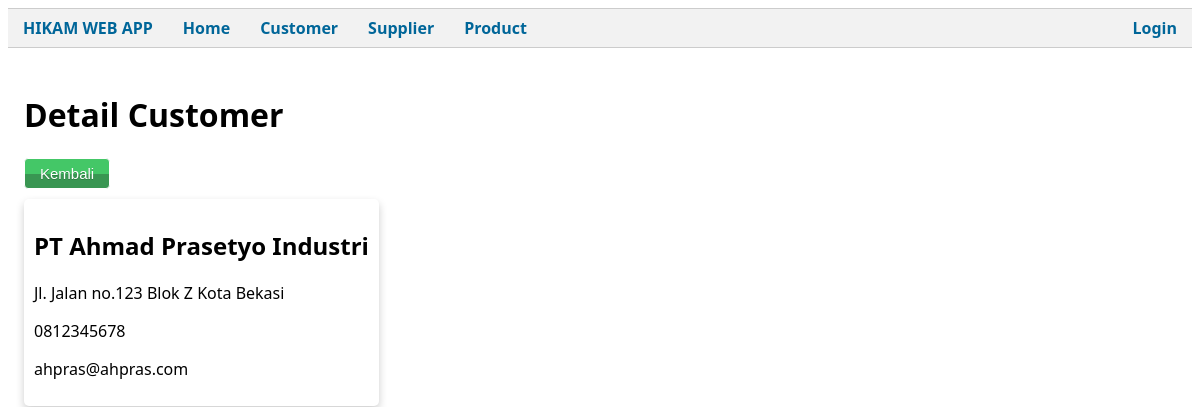
The app's page /public/Customer/detail/1001 with its own data.
### tables this page shows
CREATE TABLE `customer` (
  `customer_id` int(11) NOT NULL,
  `customer_name` varchar(255) NOT NULL,
  `alamat1` varchar(255) NOT NULL,
  `alamat2` varchar(255) NOT NULL,
  `no_telp1` varchar(255) NOT NULL,
  `no_telp2` varchar(255) NOT NULL,
  `email` varchar(255) NOT NULL
);

### app/core/Controller.php (called while the page is built, shortened)
<?php
class Controller
{
    public function view($view, $data = [])
    {
        require_once('../app/views/' . $view . '.php');
    }
    public function model($model)
    {
        return new $model;
    }
}

### app/controllers/Customer.php (called while the page is built, shortened)
<?php
class Customer extends Controller
{
    public function detail($customer_id)
    {
        $data['judul'] = "Detail Customer";
        $data['cust'] = $this->model('Customer_model')->getCustomerById($customer_id);
        $this->view('customer/detail', $data);
    }
}

### app/core/App.php (called while the page is built, shortened)
<?php
class App
{
    protected $method = 'index';
    protected $params = [];
    public function __construct()
    {
        $url = $this->parseURL();
        if (isset($url[0])) {
            if (file_exists('../app/controllers/' . $url[0] . '.php')) {
                unset($url[0]);
            }
        }
        $this->controller = new $this->controller;
        if (isset($url[1])) {
            if (method_exists($this->controller, $url[1])) {
                $this->method = $url[1];
                unset($url[1]);
            }
        }
        if (!empty($url)) {
            $this->params = array_values($url);
        }
        call_user_func_array([$this->controller, $this->method], $this->params);
    }
    public function parseURL()
    {
        if (isset($_GET['url'])) {
            $url = rtrim($_GET['url'], '/');
            $url = filter_var($url, FILTER_SANITIZE_URL);
            $url = explode('/', $url);
            return $url;
        }
    }
}

### public/index.php (called while the page is built, shortened)
<?php
$app = new App;

### app/core/Database.php (called while the page is built, shortened)
<?php
class Database
{
    private $host = DB_HOST;
    private $db_name = DB_NAME;
    private $user = DB_USER;
    private $pass = DB_PASS;
    private $dbh;
    private $stmt;
    public function __construct()
    {
        $dsn =  'mysql:host=' . $this->host . ';dbname=' . $this->db_name;
        $option = [
            PDO::ATTR_PERSISTENT => true,
            PDO::ATTR_ERRMODE => PDO::ERRMODE_EXCEPTION
        ];
        try {
            $this->dbh = new PDO($dsn, $this->user, $this->pass, $option);
        } catch (PDOException $e) {
            die($e->getMessage());
        }
    }
    public function query($query)
    {
        $this->stmt = $this->dbh->prepare($query);
    }
    public function bind($param, $value, $type = null)
    {
        if (is_null($type)) {
            switch (true) {
                default:
                    $type = PDO::PARAM_STR;
            }
        }
        $this->stmt->bindValue($param, $value, $type);
    }
    public function execute()
    {
        $this->stmt->execute();
    }
    public function single()
    {
        $this->execute();
        return $this->stmt->fetch(PDO::FETCH_ASSOC);
    }
}

### app/models/Customer_model.php (called while the page is built, shortened)
<?php
class Customer_model
{
    private $table = "customer";
    private $db;
    public function __construct()
    {
        $this->db = new Database;
    }
    public function getCustomerById($customer_id)
    {
        $this->db->query('SELECT * FROM ' . $this->table . ' WHERE customer_id=:customer_id');
        $this->db->bind('customer_id', $customer_id);
        return $this->db->single();
    }
}

### app/views/customer/detail.php (the view, shortened to what this page needs)
<div class="container">
    <br>
    <h1>Detail Customer</h1>
    <a href="<?= BASEURL; ?>/Customer" class="editButton">Kembali</a>
    <br>
    <div class="card">
        <h2><?= $data['cust']['customer_name']; ?></h2>
        <p><?= $data['cust']['alamat1']; ?></p>
        <p><?= $data['cust']['no_telp1']; ?></p>
        <p><?= $data['cust']['email']; ?></p>
    </div>
</div>

### public/css/style.css (style rules this page uses)
body { font-family: "Segoe UI", Tahoma, Geneva, Verdana, sans-serif; background-color: #fff; }
.container { padding: 2px 16px; content: ""; display: table; clear: both; }
.editButton { margin-bottom: 10px; box-shadow: inset 0px 39px 0px -24px #44c767; background-color: #399652; border-radius: 4px; border: 1px solid #ffffff; display: inline-block; cursor: pointer; color: #ffffff; font-family: Arial; font-size: 15px; padding: 6px 15px; text-decoration: none; text-shadow: 0px 1px 0px #2d7e42; }
.card { box-shadow: 0 4px 8px 0 rgba(0, 0, 0, 0.2); transition: 0.3s; padding: 10px; border-radius: 5px; }

### records on screen
customer: customer_name "PT Ahmad Prasetyo Industri", alamat1 "Jl. Jalan no.123 Blok Z Kota Bekasi", no_telp1 "0812345678", email "ahpras@ahpras.com"
